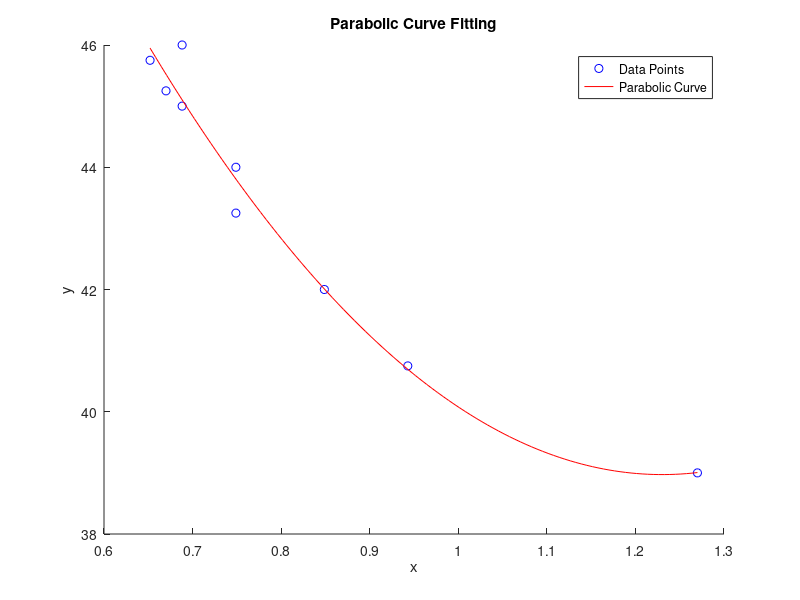

This figure's MATLAB source:
x = [1.27 0.943 0.8488 0.7489 0.7489 0.6882 0.670 0.652 0.6882];
y = [39 40.75 42 43.25 44 45 45.25 45.75 46];
p = polyfit(x, y, 2);
x_curve = linspace(min(x), max(x), 100);
y_curve = polyval(p, x_curve);
scatter(x, y, 'b'); 
hold on;
plot(x_curve, y_curve, 'r-');
xlabel('x');
ylabel('y');
title('Parabolic Curve Fitting');
legend('Data Points', 'Parabolic Curve');
hold off;